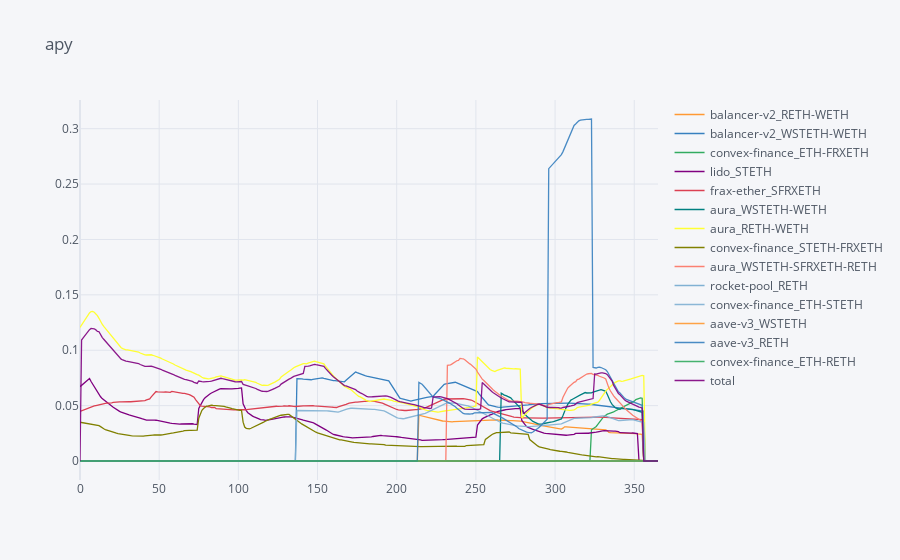

Notebook source saved alongside this figure:
### Code cell
apy = backtest['apy']
apy = apy.rename(columns={col: strategies[vault][vault][int(col)] if col != 'total' else col for col in backtest['weights'].columns})
apy.iplot(title='apy')

### Figure 1 — Plotly figure (JSON) as saved in the notebook; plotly's stock layout.template omitted (floating-point values rounded to 4 significant figures; data arrays with more than 128 entries replaced by an {"elided": "..."} marker saying what was removed)
{"data": [{"line": {"color": "rgba(255, 153, 51, 1.0)", "dash": "solid", "shape": "linear", "width": 1.3}, "mode": "lines", "name": "balancer-v2_RETH-WETH", "text": "", "type": "scatter", "x": {"elided": "366 int values"}, "y": {"elided": "366 float values"}}, {"line": {"color": "rgba(55, 128, 191, 1.0)", "dash": "solid", "shape": "linear", "width": 1.3}, "mode": "lines", "name": "balancer-v2_WSTETH-WETH", "text": "", "type": "scatter", "x": {"elided": "366 int values"}, "y": {"elided": "366 float values"}}, {"line": {"color": "rgba(50, 171, 96, 1.0)", "dash": "solid", "shape": "linear", "width": 1.3}, "mode": "lines", "name": "convex-finance_ETH-FRXETH", "text": "", "type": "scatter", "x": {"elided": "366 int values"}, "y": {"elided": "366 float values"}}, {"line": {"color": "rgba(128, 0, 128, 1.0)", "dash": "solid", "shape": "linear", "width": 1.3}, "mode": "lines", "name": "lido_STETH", "text": "", "type": "scatter", "x": {"elided": "366 int values"}, "y": {"elided": "366 float values"}}, {"line": {"color": "rgba(219, 64, 82, 1.0)", "dash": "solid", "shape": "linear", "width": 1.3}, "mode": "lines", "name": "frax-ether_SFRXETH", "text": "", "type": "scatter", "x": {"elided": "366 int values"}, "y": {"elided": "366 float values"}}, {"line": {"color": "rgba(0, 128, 128, 1.0)", "dash": "solid", "shape": "linear", "width": 1.3}, "mode": "lines", "name": "aura_WSTETH-WETH", "text": "", "type": "scatter", "x": {"elided": "366 int values"}, "y": {"elided": "366 float values"}}, {"line": {"color": "rgba(255, 255, 51, 1.0)", "dash": "solid", "shape": "linear", "width": 1.3}, "mode": "lines", "name": "aura_RETH-WETH", "text": "", "type": "scatter", "x": {"elided": "366 int values"}, "y": {"elided": "366 float values"}}, {"line": {"color": "rgba(128, 128, 0, 1.0)", "dash": "solid", "shape": "linear", "width": 1.3}, "mode": "lines", "name": "convex-finance_STETH-FRXETH", "text": "", "type": "scatter", "x": {"elided": "366 int values"}, "y": {"elided": "366 float values"}}, {"line": {"color": "rgba(251, 128, 114, 1.0)", "dash": "solid", "shape": "linear", "width": 1.3}, "mode": "lines", "name": "aura_WSTETH-SFRXETH-RETH", "text": "", "type": "scatter", "x": {"elided": "366 int values"}, "y": {"elided": "366 float values"}}, {"line": {"color": "rgba(128, 177, 211, 1.0)", "dash": "solid", "shape": "linear", "width": 1.3}, "mode": "lines", "name": "rocket-pool_RETH", "text": "", "type": "scatter", "x": {"elided": "366 int values"}, "y": {"elided": "366 int values"}}, {"line": {"color": "rgba(128, 177, 211, 0.8999999999999999)", "dash": "solid", "shape": "linear", "width": 1.3}, "mode": "lines", "name": "convex-finance_ETH-STETH", "text": "", "type": "scatter", "x": {"elided": "366 int values"}, "y": {"elided": "366 float values"}}, {"line": {"color": "rgba(255, 153, 51, 0.8999999999999999)", "dash": "solid", "shape": "linear", "width": 1.3}, "mode": "lines", "name": "aave-v3_WSTETH", "text": "", "type": "scatter", "x": {"elided": "366 int values"}, "y": {"elided": "366 int values"}}, {"line": {"color": "rgba(55, 128, 191, 0.8999999999999999)", "dash": "solid", "shape": "linear", "width": 1.3}, "mode": "lines", "name": "aave-v3_RETH", "text": "", "type": "scatter", "x": {"elided": "366 int values"}, "y": {"elided": "366 float values"}}, {"line": {"color": "rgba(50, 171, 96, 0.8999999999999999)", "dash": "solid", "shape": "linear", "width": 1.3}, "mode": "lines", "name": "convex-finance_ETH-RETH", "text": "", "type": "scatter", "x": {"elided": "366 int values"}, "y": {"elided": "366 float values"}}, {"line": {"color": "rgba(128, 0, 128, 0.8999999999999999)", "dash": "solid", "shape": "linear", "width": 1.3}, "mode": "lines", "name": "total", "text": "", "type": "scatter", "x": {"elided": "366 int values"}, "y": {"elided": "366 float values"}}], "layout": {"legend": {"bgcolor": "#F5F6F9", "font": {"color": "#4D5663"}}, "paper_bgcolor": "#F5F6F9", "plot_bgcolor": "#F5F6F9", "title": {"font": {"color": "#4D5663"}, "text": "apy"}, "xaxis": {"gridcolor": "#E1E5ED", "showgrid": true, "tickfont": {"color": "#4D5663"}, "title": {"font": {"color": "#4D5663"}, "text": ""}, "zerolinecolor": "#E1E5ED"}, "yaxis": {"gridcolor": "#E1E5ED", "showgrid": true, "tickfont": {"color": "#4D5663"}, "title": {"font": {"color": "#4D5663"}, "text": ""}, "zerolinecolor": "#E1E5ED"}}}
